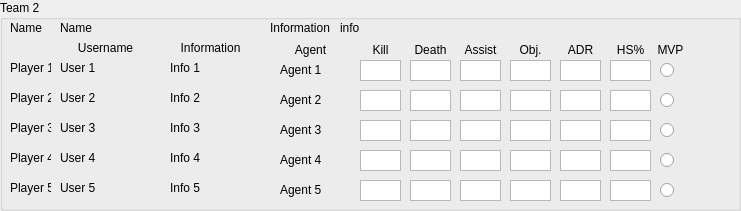
     <widget class="QGroupBox" name="team_post_2">
      <property name="geometry">
       <rect>
        <x>0</x>
        <y>220</y>
        <width>741</width>
        <height>211</height>
       </rect>
      </property>
      <property name="title">
       <string>Team 2</string>
      </property>
      <widget class="QTextEdit" name="kill_post_11">
       <property name="geometry">
        <rect>
         <x>360</x>
         <y>60</y>
         <width>41</width>
         <height>21</height>
        </rect>
       </property>
       <property name="verticalScrollBarPolicy">
        <enum>Qt::ScrollBarAlwaysOff</enum>
       </property>
      </widget>
      <widget class="QTextEdit" name="death_post_11">
       <property name="geometry">
        <rect>
         <x>410</x>
         <y>60</y>
         <width>41</width>
         <height>21</height>
        </rect>
       </property>
       <property name="verticalScrollBarPolicy">
        <enum>Qt::ScrollBarAlwaysOff</enum>
       </property>
      </widget>
      <widget class="QTextEdit" name="assist_post_11">
       <property name="geometry">
        <rect>
         <x>460</x>
         <y>60</y>
         <width>41</width>
         <height>21</height>
        </rect>
       </property>
       <property name="verticalScrollBarPolicy">
        <enum>Qt::ScrollBarAlwaysOff</enum>
       </property>
      </widget>
      <widget class="QLabel" name="player_post_label_11">
       <property name="geometry">
        <rect>
         <x>10</x>
         <y>60</y>
         <width>41</width>
         <height>16</height>
        </rect>
       </property>
       <property name="text">
        <string>Player 1</string>
       </property>
      </widget>
      <widget class="QTextEdit" name="plant_post_11">
       <property name="geometry">
        <rect>
         <x>510</x>
         <y>60</y>
         <width>41</width>
         <height>21</height>
        </rect>
       </property>
       <property name="verticalScrollBarPolicy">
        <enum>Qt::ScrollBarAlwaysOff</enum>
       </property>
      </widget>
      <widget class="QLabel" name="user_post_3">
       <property name="geometry">
        <rect>
         <x>60</x>
         <y>40</y>
         <width>91</width>
         <height>16</height>
        </rect>
       </property>
       <property name="text">
        <string>Username</string>
       </property>
       <property name="alignment">
        <set>Qt::AlignCenter</set>
       </property>
      </widget>
      <widget class="QLabel" name="info_post_3">
       <property name="geometry">
        <rect>
         <x>160</x>
         <y>40</y>
         <width>101</width>
         <height>16</height>
        </rect>
       </property>
       <property name="text">
        <string>Information</string>
       </property>
       <property name="alignment">
        <set>Qt::AlignCenter</set>
       </property>
      </widget>
      <widget class="QLabel" name="agent_post_label_3">
       <property name="geometry">
        <rect>
         <x>270</x>
         <y>40</y>
         <width>81</width>
         <height>20</height>
        </rect>
       </property>
       <property name="text">
        <string>Agent</string>
       </property>
       <property name="alignment">
        <set>Qt::AlignCenter</set>
       </property>
      </widget>
      <widget class="QLabel" name="killlabel_5">
       <property name="geometry">
        <rect>
         <x>360</x>
         <y>40</y>
         <width>41</width>
         <height>20</height>
        </rect>
       </property>
       <property name="text">
        <string>Kill</string>
       </property>
       <property name="alignment">
        <set>Qt::AlignCenter</set>
       </property>
      </widget>
      <widget class="QLabel" name="deathlabel_5">
       <property name="geometry">
        <rect>
         <x>410</x>
         <y>40</y>
         <width>41</width>
         <height>20</height>
        </rect>
       </property>
       <property name="text">
        <string>Death</string>
       </property>
       <property name="alignment">
        <set>Qt::AlignCenter</set>
       </property>
      </widget>
      <widget class="QLabel" name="assistlabel_5">
       <property name="geometry">
        <rect>
         <x>460</x>
         <y>40</y>
         <width>41</width>
         <height>20</height>
        </rect>
       </property>
       <property name="text">
        <string>Assist</string>
       </property>
       <property name="alignment">
        <set>Qt::AlignCenter</set>
       </property>
      </widget>
      <widget class="QLabel" name="objlabel_5">
       <property name="geometry">
        <rect>
         <x>510</x>
         <y>40</y>
         <width>41</width>
         <height>20</height>
        </rect>
       </property>
       <property name="text">
        <string>Obj.</string>
       </property>
       <property name="alignment">
        <set>Qt::AlignCenter</set>
       </property>
      </widget>
      <widget class="QLabel" name="team_label_5">
       <property name="geometry">
        <rect>
         <x>10</x>
         <y>20</y>
         <width>51</width>
         <height>16</height>
        </rect>
       </property>
       <property name="text">
        <string>Name</string>
       </property>
      </widget>
      <widget class="QLabel" name="info_label_5">
       <property name="geometry">
        <rect>
         <x>270</x>
         <y>20</y>
         <width>61</width>
         <height>16</height>
        </rect>
       </property>
       <property name="text">
        <string>Information</string>
       </property>
      </widget>
      <widget class="QTextEdit" name="adr_post_6">
       <property name="geometry">
        <rect>
         <x>560</x>
         <y>60</y>
         <width>41</width>
         <height>21</height>
        </rect>
       </property>
       <property name="verticalScrollBarPolicy">
        <enum>Qt::ScrollBarAlwaysOff</enum>
       </property>
      </widget>
      <widget class="QLabel" name="adrlabel_3">
       <property name="geometry">
        <rect>
         <x>560</x>
         <y>40</y>
         <width>41</width>
         <height>20</height>
        </rect>
       </property>
       <property name="text">
        <string>ADR</string>
       </property>
       <property name="alignment">
        <set>Qt::AlignCenter</set>
       </property>
      </widget>
      <widget class="QTextEdit" name="hs_post_6">
       <property name="geometry">
        <rect>
         <x>610</x>
         <y>60</y>
         <width>41</width>
         <height>21</height>
        </rect>
       </property>
       <property name="verticalScrollBarPolicy">
        <enum>Qt::ScrollBarAlwaysOff</enum>
       </property>
      </widget>
      <widget class="QLabel" name="hs_label_3">
       <property name="geometry">
        <rect>
         <x>610</x>
         <y>40</y>
         <width>41</width>
         <height>20</height>
        </rect>
       </property>
       <property name="text">
        <string>HS%</string>
       </property>
       <property name="alignment">
        <set>Qt::AlignCenter</set>
       </property>
      </widget>
      <widget class="QLabel" name="player_post_11">
       <property name="geometry">
        <rect>
         <x>60</x>
         <y>60</y>
         <width>91</width>
         <height>16</height>
        </rect>
       </property>
       <property name="text">
        <string>User 1</string>
       </property>
      </widget>
      <widget class="QLabel" name="player_info_post_11">
       <property name="geometry">
        <rect>
         <x>170</x>
         <y>60</y>
         <width>91</width>
         <height>16</height>
        </rect>
       </property>
       <property name="text">
        <string>Info 1</string>
       </property>
      </widget>
      <widget class="QLabel" name="agent_post_11">
       <property name="geometry">
        <rect>
         <x>280</x>
         <y>60</y>
         <width>71</width>
         <height>20</height>
        </rect>
       </property>
       <property name="text">
        <string>Agent 1</string>
       </property>
      </widget>
      <widget class="QLabel" name="mvp_label_3">
       <property name="geometry">
        <rect>
         <x>650</x>
         <y>40</y>
         <width>41</width>
         <height>20</height>
        </rect>
       </property>
       <property name="text">
        <string>MVP</string>
       </property>
       <property name="alignment">
        <set>Qt::AlignCenter</set>
       </property>
      </widget>
      <widget class="QRadioButton" name="mvp_radio_11">
       <property name="geometry">
        <rect>
         <x>660</x>
         <y>60</y>
         <width>16</width>
         <height>21</height>
        </rect>
       </property>
       <property name="text">
        <string/>
       </property>
      </widget>
      <widget class="QTextEdit" name="kill_post_12">
       <property name="geometry">
        <rect>
         <x>360</x>
         <y>90</y>
         <width>41</width>
         <height>21</height>
        </rect>
       </property>
       <property name="verticalScrollBarPolicy">
        <enum>Qt::ScrollBarAlwaysOff</enum>
       </property>
      </widget>
      <widget class="QLabel" name="player_info_post_12">
       <property name="geometry">
        <rect>
         <x>170</x>
         <y>90</y>
         <width>91</width>
         <height>16</height>
        </rect>
       </property>
       <property name="text">
        <string>Info 2</string>
       </property>
      </widget>
      <widget class="QRadioButton" name="mvp_radio_12">
       <property name="geometry">
        <rect>
         <x>660</x>
         <y>90</y>
         <width>16</width>
         <height>21</height>
        </rect>
       </property>
       <property name="text">
        <string/>
       </property>
      </widget>
      <widget class="QLabel" name="agent_post_12">
       <property name="geometry">
        <rect>
         <x>280</x>
         <y>90</y>
         <width>71</width>
         <height>20</height>
        </rect>
       </property>
       <property name="text">
        <string>Agent 2</string>
       </property>
      </widget>
      <widget class="QTextEdit" name="adr_post_7">
       <property name="geometry">
        <rect>
         <x>560</x>
         <y>90</y>
         <width>41</width>
         <height>21</height>
        </rect>
       </property>
       <property name="verticalScrollBarPolicy">
        <enum>Qt::ScrollBarAlwaysOff</enum>
       </property>
      </widget>
      <widget class="QTextEdit" name="death_post_12">
       <property name="geometry">
        <rect>
         <x>410</x>
         <y>90</y>
         <width>41</width>
         <height>21</height>
        </rect>
       </property>
       <property name="verticalScrollBarPolicy">
        <enum>Qt::ScrollBarAlwaysOff</enum>
       </property>
      </widget>
      <widget class="QTextEdit" name="assist_post_12">
       <property name="geometry">
        <rect>
         <x>460</x>
         <y>90</y>
         <width>41</width>
         <height>21</height>
        </rect>
       </property>
       <property name="verticalScrollBarPolicy">
        <enum>Qt::ScrollBarAlwaysOff</enum>
       </property>
      </widget>
      <widget class="QLabel" name="player_post_label_12">
       <property name="geometry">
        <rect>
         <x>10</x>
         <y>90</y>
         <width>41</width>
         <height>16</height>
        </rect>
       </property>
       <property name="text">
        <string>Player 2</string>
       </property>
      </widget>
      <widget class="QTextEdit" name="hs_post_7">
       <property name="geometry">
        <rect>
         <x>610</x>
         <y>90</y>
         <width>41</width>
         <height>21</height>
        </rect>
       </property>
       <property name="verticalScrollBarPolicy">
        <enum>Qt::ScrollBarAlwaysOff</enum>
       </property>
      </widget>
      <widget class="QTextEdit" name="plant_post_12">
       <property name="geometry">
        <rect>
         <x>510</x>
         <y>90</y>
         <width>41</width>
         <height>21</height>
        </rect>
       </property>
       <property name="verticalScrollBarPolicy">
        <enum>Qt::ScrollBarAlwaysOff</enum>
       </property>
      </widget>
      <widget class="QLabel" name="player_post_12">
       <property name="geometry">
        <rect>
         <x>60</x>
         <y>90</y>
         <width>91</width>
         <height>16</height>
        </rect>
       </property>
       <property name="text">
        <string>User 2</string>
       </property>
      </widget>
      <widget class="QTextEdit" name="kill_post_13">
       <property name="geometry">
        <rect>
         <x>360</x>
         <y>120</y>
         <width>41</width>
         <height>21</height>
        </rect>
       </property>
       <property name="verticalScrollBarPolicy">
        <enum>Qt::ScrollBarAlwaysOff</enum>
       </property>
      </widget>
      <widget class="QLabel" name="player_info_post_13">
       <property name="geometry">
        <rect>
         <x>170</x>
         <y>120</y>
         <width>91</width>
         <height>16</height>
        </rect>
       </property>
       <property name="text">
        <string>Info 3</string>
       </property>
      </widget>
      <widget class="QRadioButton" name="mvp_radio_13">
       <property name="geometry">
        <rect>
         <x>660</x>
         <y>120</y>
         <width>16</width>
         <height>21</height>
        </rect>
       </property>
       <property name="text">
        <string/>
       </property>
      </widget>
      <widget class="QLabel" name="agent_post_13">
       <property name="geometry">
        <rect>
         <x>280</x>
         <y>120</y>
         <width>71</width>
         <height>20</height>
        </rect>
       </property>
       <property name="text">
        <string>Agent 3</string>
       </property>
      </widget>
      <widget class="QTextEdit" name="adr_post_8">
       <property name="geometry">
        <rect>
         <x>560</x>
         <y>120</y>
         <width>41</width>
         <height>21</height>
        </rect>
       </property>
       <property name="verticalScrollBarPolicy">
        <enum>Qt::ScrollBarAlwaysOff</enum>
       </property>
      </widget>
      <widget class="QTextEdit" name="death_post_13">
       <property name="geometry">
        <rect>
         <x>410</x>
         <y>120</y>
         <width>41</width>
         <height>21</height>
        </rect>
       </property>
       <property name="verticalScrollBarPolicy">
        <enum>Qt::ScrollBarAlwaysOff</enum>
       </property>
      </widget>
      <widget class="QTextEdit" name="assist_post_13">
       <property name="geometry">
        <rect>
         <x>460</x>
         <y>120</y>
         <width>41</width>
         <height>21</height>
        </rect>
       </property>
       <property name="verticalScrollBarPolicy">
        <enum>Qt::ScrollBarAlwaysOff</enum>
       </property>
      </widget>
      <widget class="QLabel" name="player_post_label_13">
       <property name="geometry">
        <rect>
         <x>10</x>
         <y>120</y>
         <width>41</width>
         <height>16</height>
        </rect>
       </property>
       <property name="text">
        <string>Player 3</string>
       </property>
      </widget>
      <widget class="QTextEdit" name="hs_post_8">
       <property name="geometry">
        <rect>
         <x>610</x>
         <y>120</y>
         <width>41</width>
         <height>21</height>
        </rect>
       </property>
       <property name="verticalScrollBarPolicy">
        <enum>Qt::ScrollBarAlwaysOff</enum>
       </property>
      </widget>
      <widget class="QTextEdit" name="plant_post_13">
       <property name="geometry">
        <rect>
         <x>510</x>
         <y>120</y>
         <width>41</width>
         <height>21</height>
        </rect>
       </property>
       <property name="verticalScrollBarPolicy">
        <enum>Qt::ScrollBarAlwaysOff</enum>
       </property>
      </widget>
      <widget class="QLabel" name="player_post_13">
       <property name="geometry">
        <rect>
         <x>60</x>
         <y>120</y>
         <width>91</width>
         <height>16</height>
        </rect>
       </property>
       <property name="text">
        <string>User 3</string>
       </property>
      </widget>
      <widget class="QTextEdit" name="kill_post_14">
       <property name="geometry">
        <rect>
         <x>360</x>
         <y>150</y>
         <width>41</width>
         <height>21</height>
        </rect>
       </property>
       <property name="verticalScrollBarPolicy">
        <enum>Qt::ScrollBarAlwaysOff</enum>
       </property>
      </widget>
      <widget class="QLabel" name="player_info_post_14">
       <property name="geometry">
        <rect>
         <x>170</x>
         <y>150</y>
         <width>91</width>
         <height>16</height>
        </rect>
       </property>
       <property name="text">
        <string>Info 4</string>
       </property>
      </widget>
      <widget class="QRadioButton" name="mvp_radio_14">
       <property name="geometry">
        <rect>
         <x>660</x>
         <y>150</y>
         <width>16</width>
         <height>21</height>
        </rect>
       </property>
       <property name="text">
        <string/>
       </property>
      </widget>
      <widget class="QLabel" name="agent_post_14">
       <property name="geometry">
        <rect>
         <x>280</x>
         <y>150</y>
         <width>71</width>
         <height>20</height>
        </rect>
       </property>
       <property name="text">
        <string>Agent 4</string>
       </property>
      </widget>
      <widget class="QTextEdit" name="adr_post_9">
       <property name="geometry">
        <rect>
         <x>560</x>
         <y>150</y>
         <width>41</width>
         <height>21</height>
        </rect>
       </property>
       <property name="verticalScrollBarPolicy">
        <enum>Qt::ScrollBarAlwaysOff</enum>
       </property>
      </widget>
      <widget class="QTextEdit" name="death_post_14">
       <property name="geometry">
        <rect>
         <x>410</x>
         <y>150</y>
         <width>41</width>
         <height>21</height>
        </rect>
       </property>
       <property name="verticalScrollBarPolicy">
        <enum>Qt::ScrollBarAlwaysOff</enum>
       </property>
      </widget>
      <widget class="QTextEdit" name="assist_post_14">
       <property name="geometry">
        <rect>
         <x>460</x>
         <y>150</y>
         <width>41</width>
         <height>21</height>
        </rect>
       </property>
       <property name="verticalScrollBarPolicy">
        <enum>Qt::ScrollBarAlwaysOff</enum>
       </property>
      </widget>
      <widget class="QLabel" name="player_post_label_14">
       <property name="geometry">
        <rect>
         <x>10</x>
         <y>150</y>
         <width>41</width>
         <height>16</height>
        </rect>
       </property>
       <property name="text">
        <string>Player 4</string>
       </property>
      </widget>
      <widget class="QTextEdit" name="hs_post_9">
       <property name="geometry">
        <rect>
         <x>610</x>
         <y>150</y>
         <width>41</width>
         <height>21</height>
        </rect>
       </property>
       <property name="verticalScrollBarPolicy">
        <enum>Qt::ScrollBarAlwaysOff</enum>
       </property>
      </widget>
      <widget class="QTextEdit" name="plant_post_14">
       <property name="geometry">
        <rect>
         <x>510</x>
         <y>150</y>
         <width>41</width>
         <height>21</height>
        </rect>
       </property>
       <property name="verticalScrollBarPolicy">
        <enum>Qt::ScrollBarAlwaysOff</enum>
       </property>
      </widget>
      <widget class="QLabel" name="player_post_14">
       <property name="geometry">
        <rect>
         <x>60</x>
         <y>150</y>
         <width>91</width>
         <height>16</height>
        </rect>
       </property>
       <property name="text">
        <string>User 4</string>
       </property>
      </widget>
      <widget class="QTextEdit" name="kill_post_15">
       <property name="geometry">
        <rect>
         <x>360</x>
         <y>180</y>
         <width>41</width>
         <height>21</height>
        </rect>
       </property>
       <property name="verticalScrollBarPolicy">
        <enum>Qt::ScrollBarAlwaysOff</enum>
       </property>
      </widget>
      <widget class="QLabel" name="player_info_post_15">
       <property name="geometry">
        <rect>
         <x>170</x>
         <y>180</y>
         <width>91</width>
         <height>16</height>
        </rect>
       </property>
       <property name="text">
        <string>Info 5</string>
       </property>
      </widget>
      <widget class="QRadioButton" name="mvp_radio_15">
       <property name="geometry">
        <rect>
         <x>660</x>
         <y>180</y>
         <width>16</width>
         <height>21</height>
        </rect>
       </property>
       <property name="text">
        <string/>
       </property>
      </widget>
      <widget class="QLabel" name="agent_post_15">
       <property name="geometry">
        <rect>
         <x>280</x>
         <y>180</y>
         <width>71</width>
         <height>20</height>
        </rect>
       </property>
       <property name="text">
        <string>Agent 5</string>
       </property>
      </widget>
      <widget class="QTextEdit" name="adr_post_10">
       <property name="geometry">
        <rect>
         <x>560</x>
         <y>180</y>
         <width>41</width>
         <height>21</height>
        </rect>
       </property>
       <property name="verticalScrollBarPolicy">
        <enum>Qt::ScrollBarAlwaysOff</enum>
       </property>
      </widget>
      <widget class="QTextEdit" name="death_post_15">
       <property name="geometry">
        <rect>
         <x>410</x>
         <y>180</y>
         <width>41</width>
         <height>21</height>
        </rect>
       </property>
       <property name="verticalScrollBarPolicy">
        <enum>Qt::ScrollBarAlwaysOff</enum>
       </property>
      </widget>
      <widget class="QTextEdit" name="assist_post_15">
       <property name="geometry">
        <rect>
         <x>460</x>
         <y>180</y>
         <width>41</width>
         <height>21</height>
        </rect>
       </property>
       <property name="verticalScrollBarPolicy">
        <enum>Qt::ScrollBarAlwaysOff</enum>
       </property>
      </widget>
      <widget class="QLabel" name="player_post_label_15">
       <property name="geometry">
        <rect>
         <x>10</x>
         <y>180</y>
         <width>41</width>
         <height>16</height>
        </rect>
       </property>
       <property name="text">
        <string>Player 5</string>
       </property>
      </widget>
      <widget class="QTextEdit" name="hs_post_10">
       <property name="geometry">
        <rect>
         <x>610</x>
         <y>180</y>
         <width>41</width>
         <height>21</height>
        </rect>
       </property>
       <property name="verticalScrollBarPolicy">
        <enum>Qt::ScrollBarAlwaysOff</enum>
       </property>
      </widget>
      <widget class="QTextEdit" name="plant_post_15">
       <property name="geometry">
        <rect>
         <x>510</x>
         <y>180</y>
         <width>41</width>
         <height>21</height>
        </rect>
       </property>
       <property name="verticalScrollBarPolicy">
        <enum>Qt::ScrollBarAlwaysOff</enum>
       </property>
      </widget>
      <widget class="QLabel" name="player_post_15">
       <property name="geometry">
        <rect>
         <x>60</x>
         <y>180</y>
         <width>91</width>
         <height>16</height>
        </rect>
       </property>
       <property name="text">
        <string>User 5</string>
       </property>
      </widget>
      <widget class="QLabel" name="team_name_post_2">
       <property name="geometry">
        <rect>
         <x>60</x>
         <y>20</y>
         <width>181</width>
         <height>16</height>
        </rect>
       </property>
       <property name="text">
        <string>Name</string>
       </property>
      </widget>
      <widget class="QLabel" name="info_post_5">
       <property name="geometry">
        <rect>
         <x>340</x>
         <y>20</y>
         <width>181</width>
         <height>16</height>
        </rect>
       </property>
       <property name="text">
        <string>info</string>
       </property>
      </widget>
     </widget>
